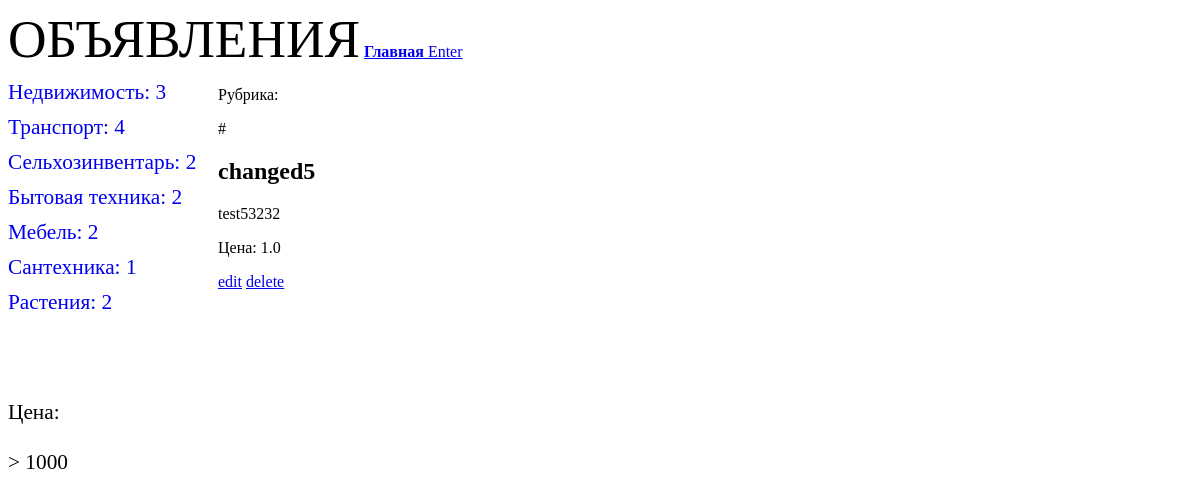
The page /bboard/detail/24/ on the database as committed earlier.
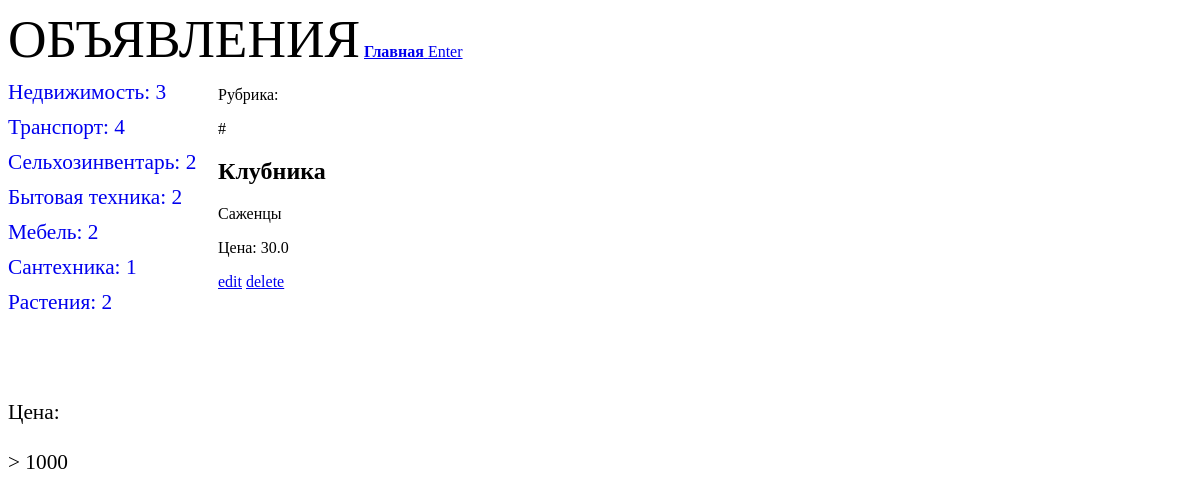
The same page on the database as committed later.
### bboard/models.py (models this page shows, shortened)
class Bb(models.Model):
    class Kinds(models.TextChoices):
                    BUY = 'b', 'Куплю'
                    SELL = 's', 'Продам'
                    EXCHANGE = 'с', 'Обменяю'
                    RENT = 'r'
                    __empty__ = 'Выберите тип публикуемого объявления'
    kind = models.CharField(
        max_length=1,choices=Kinds.choices,default=Kinds.SELL
        )
    title = models.CharField(
        max_length=50, verbose_name='Товар',
        validators=[validators.MinLengthValidator(get_min_length)],
                                    )
    content = models.TextField(
        null=True, blank=True, verbose_name='Описание'
        )
    price = models.FloatField(
        null=True, blank=True, verbose_name="Цена",
        )
    published = models.DateTimeField(
        auto_now_add=True, db_index=True, verbose_name="Опубликовано"
        )
    changed = models.DateTimeField(
        auto_now=True, db_index=True, verbose_name="Изменено"
        )
    rubric = models.ForeignKey(
        'Rubric', null=True, on_delete=models.PROTECT, verbose_name='Рубрика',
        limit_choices_to={'show': True} #  limit_choices_to в форме работает но отображается на сайте
        )
    class Meta:
        verbose_name_plural = 'Объявления'
        verbose_name        = 'Объявление'
        ordering            = ['-published']
        unique_together     = ('title', 'price')    # Ограничение на уже имеющуюся комбинацию в БД

### bboard/views.py (the view)
# urls.py: path('detail/<int:pk>/', BbDetailView.as_view(), name='detail'),
class BbDetailView(DetailView):
    model = Bb
    def get_context_data(self, **kwargs: any):
        context = super().get_context_data(**kwargs)
        context['rc'] = RC
        return context

### bboard/models.py (called while the page is built)
    def get_absolute_url(self):
        return f'/bboard/{self.pk}'

### bboard/templates/bboard/bb_detail.html (shortened to what this page needs)
{% extends "layout/basic.html" %}
{% block content %}
<p> Рубрика: {{ bb.rc.name }} </p>
<p># {{ forloop.counter }}</p>
<h2> {{ bb.title }} </h2>
<p> {{ bb.content }} </p>
<p> Цена: {{ bb.price|default:'No price!' }} </p>
<p><a href="{% url 'bboard:edit' pk=bb.pk %}">edit</a>
    <a href="{% url 'bboard:delete' pk=bb.pk %}">delete</a>
</p>
{% endblock %}

Rows that differ between the two databases and show on the page:
changed Bb: title "changed5" → "Клубника"; content "test53232" → "Саженцы"; price "1.0" → "30.0"
